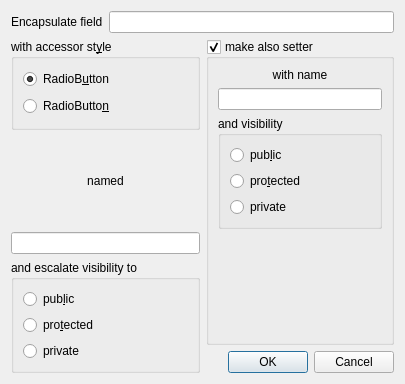
<?xml version="1.0" encoding="UTF-8"?>
<ui version="4.0">
 <class>EncapsulateFieldDialog</class>
 <widget class="QDialog" name="EncapsulateFieldDialog">
  <property name="geometry">
   <rect>
    <x>0</x>
    <y>0</y>
    <width>405</width>
    <height>384</height>
   </rect>
  </property>
  <property name="windowTitle">
   <string>Encapsulate Field</string>
  </property>
  <layout class="QGridLayout" name="gridLayout">
   <item row="0" column="0" colspan="2">
    <layout class="QHBoxLayout" name="horizontalLayout">
     <item>
      <widget class="QLabel" name="label">
       <property name="text">
        <string>Encapsulate field</string>
       </property>
      </widget>
     </item>
     <item>
      <widget class="QLineEdit" name="fieldLineEdit">
       <property name="readOnly">
        <bool>true</bool>
       </property>
      </widget>
     </item>
    </layout>
   </item>
   <item row="1" column="0" rowspan="2">
    <layout class="QVBoxLayout" name="verticalLayout_3">
     <item>
      <widget class="QGroupBox" name="groupBox">
       <property name="title">
        <string>with accessor st&amp;yle</string>
       </property>
       <property name="flat">
        <bool>false</bool>
       </property>
       <layout class="QVBoxLayout" name="verticalLayout_4">
        <item>
         <widget class="QRadioButton" name="constRefRadioButton">
          <property name="text">
           <string>RadioB&amp;utton</string>
          </property>
          <property name="checked">
           <bool>true</bool>
          </property>
         </widget>
        </item>
        <item>
         <widget class="QRadioButton" name="valueRadioButton">
          <property name="text">
           <string>RadioButto&amp;n</string>
          </property>
         </widget>
        </item>
       </layout>
      </widget>
     </item>
     <item>
      <widget class="QLabel" name="label_2">
       <property name="text">
        <string>named</string>
       </property>
       <property name="alignment">
        <set>Qt::AlignCenter</set>
       </property>
      </widget>
     </item>
     <item>
      <widget class="QLineEdit" name="getterNameLineEdit"/>
     </item>
     <item>
      <widget class="QGroupBox" name="groupBox_2">
       <property name="title">
        <string>and escalate visibility to</string>
       </property>
       <property name="flat">
        <bool>false</bool>
       </property>
       <layout class="QVBoxLayout" name="verticalLayout_2">
        <item>
         <widget class="QRadioButton" name="getterPublicRadioButton">
          <property name="text">
           <string>pub&amp;lic</string>
          </property>
         </widget>
        </item>
        <item>
         <widget class="QRadioButton" name="getterProtectedRadioButton">
          <property name="text">
           <string>pro&amp;tected</string>
          </property>
         </widget>
        </item>
        <item>
         <widget class="QRadioButton" name="getterPrivateRadioButton">
          <property name="text">
           <string>private</string>
          </property>
         </widget>
        </item>
       </layout>
      </widget>
     </item>
    </layout>
   </item>
   <item row="1" column="1">
    <widget class="QGroupBox" name="setterGroupBox">
     <property name="title">
      <string>make also setter</string>
     </property>
     <property name="flat">
      <bool>true</bool>
     </property>
     <property name="checkable">
      <bool>true</bool>
     </property>
     <layout class="QVBoxLayout" name="verticalLayout_5" stretch="0,0,0,1">
      <item>
       <widget class="QLabel" name="label_3">
        <property name="text">
         <string>with name</string>
        </property>
        <property name="alignment">
         <set>Qt::AlignCenter</set>
        </property>
       </widget>
      </item>
      <item>
       <widget class="QLineEdit" name="setterNameLineEdit"/>
      </item>
      <item>
       <widget class="QGroupBox" name="groupBox_3">
        <property name="title">
         <string>and visibility</string>
        </property>
        <property name="flat">
         <bool>false</bool>
        </property>
        <layout class="QVBoxLayout" name="verticalLayout">
         <item>
          <widget class="QRadioButton" name="setterPublicRadioButton">
           <property name="text">
            <string>pub&amp;lic</string>
           </property>
          </widget>
         </item>
         <item>
          <widget class="QRadioButton" name="setterProtectedRadioButton">
           <property name="text">
            <string>pro&amp;tected</string>
           </property>
          </widget>
         </item>
         <item>
          <widget class="QRadioButton" name="setterPrivateRadioButton">
           <property name="text">
            <string>private</string>
           </property>
          </widget>
         </item>
        </layout>
       </widget>
      </item>
      <item>
       <spacer name="verticalSpacer">
        <property name="orientation">
         <enum>Qt::Vertical</enum>
        </property>
        <property name="sizeHint" stdset="0">
         <size>
          <width>0</width>
          <height>0</height>
         </size>
        </property>
       </spacer>
      </item>
     </layout>
    </widget>
   </item>
   <item row="2" column="1">
    <widget class="QDialogButtonBox" name="buttonBox">
     <property name="orientation">
      <enum>Qt::Horizontal</enum>
     </property>
     <property name="standardButtons">
      <set>QDialogButtonBox::Cancel|QDialogButtonBox::Ok</set>
     </property>
    </widget>
   </item>
  </layout>
 </widget>
 <resources/>
 <connections>
  <connection>
   <sender>buttonBox</sender>
   <signal>accepted()</signal>
   <receiver>EncapsulateFieldDialog</receiver>
   <slot>accept()</slot>
   <hints>
    <hint type="sourcelabel">
     <x>248</x>
     <y>254</y>
    </hint>
    <hint type="destinationlabel">
     <x>157</x>
     <y>274</y>
    </hint>
   </hints>
  </connection>
  <connection>
   <sender>buttonBox</sender>
   <signal>rejected()</signal>
   <receiver>EncapsulateFieldDialog</receiver>
   <slot>reject()</slot>
   <hints>
    <hint type="sourcelabel">
     <x>316</x>
     <y>260</y>
    </hint>
    <hint type="destinationlabel">
     <x>286</x>
     <y>274</y>
    </hint>
   </hints>
  </connection>
 </connections>
</ui>
